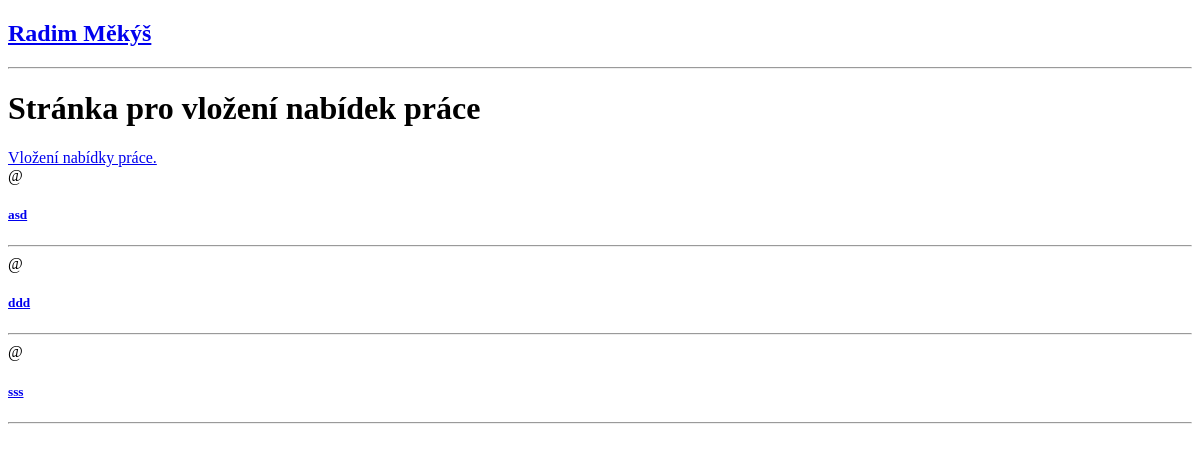
The app's page /Nabidky/6/, older data.
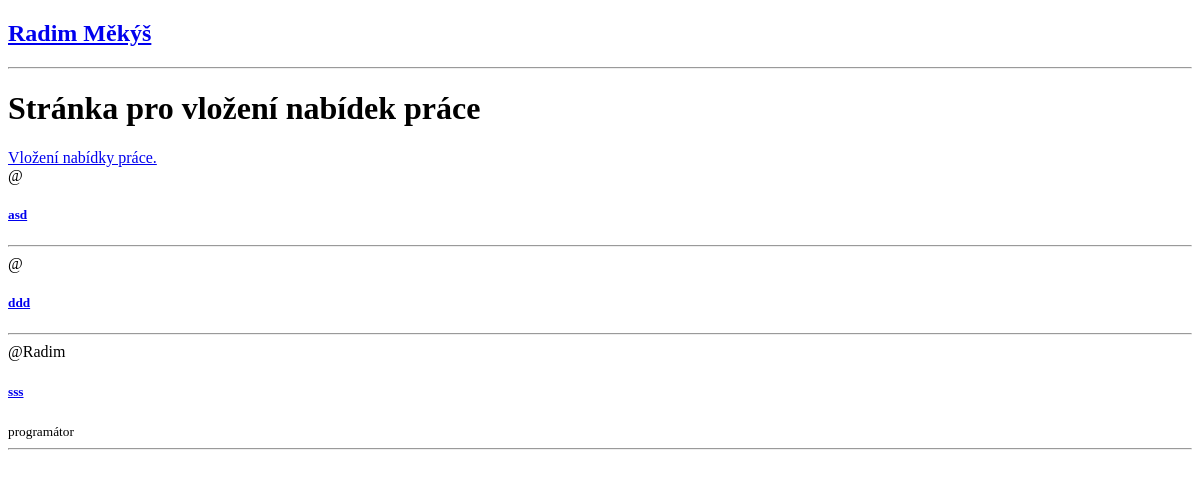
The same page, newer data.
### base/models.py (models this page shows, shortened)
class Room(models.Model):
    host = models.ForeignKey(User, on_delete=models.SET_NULL, null=True)
    typprace = models.ForeignKey(Typ, on_delete=models.SET_NULL, null=True)
    name = models.CharField(max_length=200)
    description = models.TextField(null=True, blank=True)
    updated = models.DateTimeField(auto_now=True)
    created = models.DateTimeField(auto_now_add=True)

class Typ(models.Model):
    name = models.CharField(max_length=200)

### base/views.py (the view)
# urls.py: path('Nabidky/<str:pk>/', views.Nabidky, name="Nabidkyprace"),
def Nabidky(request, pk):
    rooms = Room.objects.all()
    context = {'rooms': rooms}
    return render(request, 'Nabidky.html', context)

### templates/Nabidky.html
{% extends 'main.html' %}
{% block content %}
<h1> Stránka pro vložení nabídek práce</h1>
<div>
    <a href="{% url 'Vytvoreninabidky' %}">Vložení nabídky práce.</a>
    <div>
        {% for room in rooms  %}
        <div>
            <span>@{{room.host.username}}</span>
            <h5><a href="/Nabidky/room/{{room.id}}">{{room.name}}</a></h5>
            <small>{{room.typprace.name}}</small>
            <hr>
        </div>
        {% endfor %}
    </div>
</div>
{% endblock content %}

### templates/main.html (shortened to what this page needs)
<!DOCTYPE html>
<html>
<head>
</head>
<body>
    {% include 'navbar.html' %}
    {% block content%}
    {% endblock %}
</body>
</html>

### templates/navbar.html
<a href="/">
    <h2>Radim Měkýš</h2>
</a>
<hr>

Row changes from the older to the newer data that the page shows:
changed Room "sss": host.username (not shown) → "Radim"; typprace.name (not shown) → "programátor"
